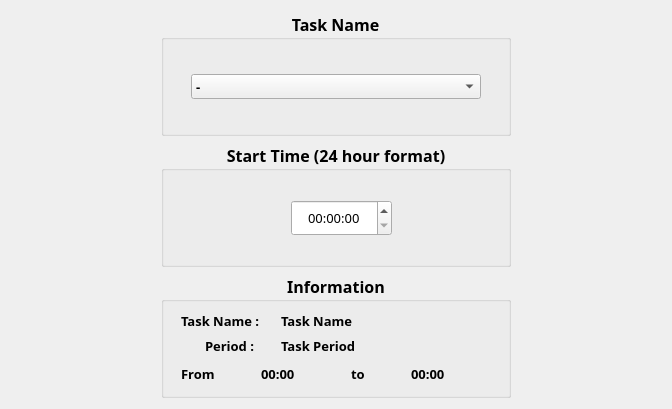
          <widget class="QWidget" name="tab_2">
           <property name="acceptDrops">
            <bool>false</bool>
           </property>
           <attribute name="title">
            <string>Update</string>
           </attribute>
           <layout class="QHBoxLayout" name="horizontalLayout_6">
            <item>
             <layout class="QHBoxLayout" name="horizontalLayout_3">
              <item>
               <layout class="QVBoxLayout" name="verticalLayout_5">
                <item>
                 <layout class="QHBoxLayout" name="horizontalLayout_7">
                  <item>
                   <spacer name="horizontalSpacer_7">
                    <property name="orientation">
                     <enum>Qt::Horizontal</enum>
                    </property>
                    <property name="sizeType">
                     <enum>QSizePolicy::Fixed</enum>
                    </property>
                    <property name="sizeHint" stdset="0">
                     <size>
                      <width>150</width>
                      <height>20</height>
                     </size>
                    </property>
                   </spacer>
                  </item>
                  <item>
                   <widget class="QGroupBox" name="groupBox_4">
                    <property name="sizePolicy">
                     <sizepolicy hsizetype="Fixed" vsizetype="Fixed">
                      <horstretch>0</horstretch>
                      <verstretch>0</verstretch>
                     </sizepolicy>
                    </property>
                    <property name="minimumSize">
                     <size>
                      <width>350</width>
                      <height>125</height>
                     </size>
                    </property>
                    <property name="font">
                     <font>
                      <family>Times New Roman,Times,serif</family>
                      <pointsize>12</pointsize>
                      <weight>75</weight>
                      <bold>true</bold>
                     </font>
                    </property>
                    <property name="title">
                     <string>Task Name</string>
                    </property>
                    <property name="alignment">
                     <set>Qt::AlignCenter</set>
                    </property>
                    <widget class="QComboBox" name="dropDownTaskName">
                     <property name="geometry">
                      <rect>
                       <x>30</x>
                       <y>63</y>
                       <width>290</width>
                       <height>25</height>
                      </rect>
                     </property>
                     <property name="sizePolicy">
                      <sizepolicy hsizetype="Fixed" vsizetype="Fixed">
                       <horstretch>0</horstretch>
                       <verstretch>0</verstretch>
                      </sizepolicy>
                     </property>
                     <property name="minimumSize">
                      <size>
                       <width>290</width>
                       <height>0</height>
                      </size>
                     </property>
                     <property name="font">
                      <font>
                       <family>Times New Roman,Times,serif</family>
                       <pointsize>10</pointsize>
                      </font>
                     </property>
                     <item>
                      <property name="text">
                       <string>-</string>
                      </property>
                     </item>
                    </widget>
                   </widget>
                  </item>
                  <item>
                   <spacer name="horizontalSpacer_8">
                    <property name="orientation">
                     <enum>Qt::Horizontal</enum>
                    </property>
                    <property name="sizeType">
                     <enum>QSizePolicy::Fixed</enum>
                    </property>
                    <property name="sizeHint" stdset="0">
                     <size>
                      <width>150</width>
                      <height>20</height>
                     </size>
                    </property>
                   </spacer>
                  </item>
                 </layout>
                </item>
                <item>
                 <layout class="QHBoxLayout" name="horizontalLayout_8">
                  <item>
                   <spacer name="horizontalSpacer_9">
                    <property name="orientation">
                     <enum>Qt::Horizontal</enum>
                    </property>
                    <property name="sizeType">
                     <enum>QSizePolicy::Fixed</enum>
                    </property>
                    <property name="sizeHint" stdset="0">
                     <size>
                      <width>150</width>
                      <height>20</height>
                     </size>
                    </property>
                   </spacer>
                  </item>
                  <item>
                   <widget class="QGroupBox" name="groupBox_5">
                    <property name="sizePolicy">
                     <sizepolicy hsizetype="Fixed" vsizetype="Fixed">
                      <horstretch>0</horstretch>
                      <verstretch>0</verstretch>
                     </sizepolicy>
                    </property>
                    <property name="minimumSize">
                     <size>
                      <width>350</width>
                      <height>125</height>
                     </size>
                    </property>
                    <property name="font">
                     <font>
                      <family>Times New Roman,Times,serif</family>
                      <pointsize>12</pointsize>
                      <weight>75</weight>
                      <bold>true</bold>
                     </font>
                    </property>
                    <property name="title">
                     <string>Start Time (24 hour format)</string>
                    </property>
                    <property name="alignment">
                     <set>Qt::AlignCenter</set>
                    </property>
                    <widget class="QTimeEdit" name="timePeriod2">
                     <property name="geometry">
                      <rect>
                       <x>130</x>
                       <y>58</y>
                       <width>101</width>
                       <height>36</height>
                      </rect>
                     </property>
                     <property name="sizePolicy">
                      <sizepolicy hsizetype="Fixed" vsizetype="Fixed">
                       <horstretch>0</horstretch>
                       <verstretch>0</verstretch>
                      </sizepolicy>
                     </property>
                     <property name="font">
                      <font>
                       <family>Times New Roman,Times,serif</family>
                       <pointsize>10</pointsize>
                       <weight>50</weight>
                       <bold>false</bold>
                      </font>
                     </property>
                     <property name="alignment">
                      <set>Qt::AlignCenter</set>
                     </property>
                    </widget>
                   </widget>
                  </item>
                  <item>
                   <spacer name="horizontalSpacer_10">
                    <property name="orientation">
                     <enum>Qt::Horizontal</enum>
                    </property>
                    <property name="sizeType">
                     <enum>QSizePolicy::Fixed</enum>
                    </property>
                    <property name="sizeHint" stdset="0">
                     <size>
                      <width>150</width>
                      <height>20</height>
                     </size>
                    </property>
                   </spacer>
                  </item>
                 </layout>
                </item>
                <item>
                 <layout class="QHBoxLayout" name="horizontalLayout_9">
                  <item>
                   <spacer name="horizontalSpacer_11">
                    <property name="orientation">
                     <enum>Qt::Horizontal</enum>
                    </property>
                    <property name="sizeType">
                     <enum>QSizePolicy::Fixed</enum>
                    </property>
                    <property name="sizeHint" stdset="0">
                     <size>
                      <width>150</width>
                      <height>20</height>
                     </size>
                    </property>
                   </spacer>
                  </item>
                  <item>
                   <widget class="QGroupBox" name="groupBox_6">
                    <property name="sizePolicy">
                     <sizepolicy hsizetype="Fixed" vsizetype="Fixed">
                      <horstretch>0</horstretch>
                      <verstretch>0</verstretch>
                     </sizepolicy>
                    </property>
                    <property name="minimumSize">
                     <size>
                      <width>350</width>
                      <height>125</height>
                     </size>
                    </property>
                    <property name="font">
                     <font>
                      <family>Times New Roman,Times,serif</family>
                      <pointsize>12</pointsize>
                      <weight>75</weight>
                      <bold>true</bold>
                     </font>
                    </property>
                    <property name="title">
                     <string>Information</string>
                    </property>
                    <property name="alignment">
                     <set>Qt::AlignCenter</set>
                    </property>
                    <widget class="QLabel" name="label">
                     <property name="geometry">
                      <rect>
                       <x>20</x>
                       <y>40</y>
                       <width>91</width>
                       <height>16</height>
                      </rect>
                     </property>
                     <property name="sizePolicy">
                      <sizepolicy hsizetype="Fixed" vsizetype="Fixed">
                       <horstretch>0</horstretch>
                       <verstretch>0</verstretch>
                      </sizepolicy>
                     </property>
                     <property name="font">
                      <font>
                       <family>Times New Roman,Times,serif</family>
                       <pointsize>10</pointsize>
                      </font>
                     </property>
                     <property name="text">
                      <string>Task Name :</string>
                     </property>
                    </widget>
                    <widget class="QLabel" name="label_3">
                     <property name="geometry">
                      <rect>
                       <x>44</x>
                       <y>65</y>
                       <width>55</width>
                       <height>16</height>
                      </rect>
                     </property>
                     <property name="font">
                      <font>
                       <family>Times New Roman,Times,serif</family>
                       <pointsize>10</pointsize>
                      </font>
                     </property>
                     <property name="text">
                      <string>Period :</string>
                     </property>
                    </widget>
                    <widget class="QLabel" name="label_4">
                     <property name="geometry">
                      <rect>
                       <x>20</x>
                       <y>90</y>
                       <width>41</width>
                       <height>21</height>
                      </rect>
                     </property>
                     <property name="font">
                      <font>
                       <family>Times New Roman,Times,serif</family>
                       <pointsize>10</pointsize>
                      </font>
                     </property>
                     <property name="text">
                      <string>From</string>
                     </property>
                    </widget>
                    <widget class="QLabel" name="labelOldTime">
                     <property name="geometry">
                      <rect>
                       <x>100</x>
                       <y>90</y>
                       <width>71</width>
                       <height>21</height>
                      </rect>
                     </property>
                     <property name="sizePolicy">
                      <sizepolicy hsizetype="Fixed" vsizetype="Fixed">
                       <horstretch>0</horstretch>
                       <verstretch>0</verstretch>
                      </sizepolicy>
                     </property>
                     <property name="font">
                      <font>
                       <family>Times New Roman,Times,serif</family>
                       <pointsize>10</pointsize>
                       <weight>75</weight>
                       <bold>true</bold>
                      </font>
                     </property>
                     <property name="text">
                      <string>00:00</string>
                     </property>
                     <property name="alignment">
                      <set>Qt::AlignLeading|Qt::AlignLeft|Qt::AlignVCenter</set>
                     </property>
                    </widget>
                    <widget class="QLabel" name="labelNewTime">
                     <property name="geometry">
                      <rect>
                       <x>250</x>
                       <y>90</y>
                       <width>71</width>
                       <height>21</height>
                      </rect>
                     </property>
                     <property name="sizePolicy">
                      <sizepolicy hsizetype="Fixed" vsizetype="Fixed">
                       <horstretch>0</horstretch>
                       <verstretch>0</verstretch>
                      </sizepolicy>
                     </property>
                     <property name="font">
                      <font>
                       <family>Times New Roman,Times,serif</family>
                       <pointsize>10</pointsize>
                       <weight>75</weight>
                       <bold>true</bold>
                       <underline>false</underline>
                      </font>
                     </property>
                     <property name="text">
                      <string>00:00</string>
                     </property>
                     <property name="alignment">
                      <set>Qt::AlignLeading|Qt::AlignLeft|Qt::AlignVCenter</set>
                     </property>
                    </widget>
                    <widget class="QLabel" name="labelTaskName">
                     <property name="geometry">
                      <rect>
                       <x>120</x>
                       <y>40</y>
                       <width>221</width>
                       <height>16</height>
                      </rect>
                     </property>
                     <property name="sizePolicy">
                      <sizepolicy hsizetype="Fixed" vsizetype="Fixed">
                       <horstretch>0</horstretch>
                       <verstretch>0</verstretch>
                      </sizepolicy>
                     </property>
                     <property name="font">
                      <font>
                       <family>Times New Roman,Times,serif</family>
                       <pointsize>10</pointsize>
                      </font>
                     </property>
                     <property name="text">
                      <string>Task Name</string>
                     </property>
                    </widget>
                    <widget class="QLabel" name="labelPeriod">
                     <property name="geometry">
                      <rect>
                       <x>120</x>
                       <y>65</y>
                       <width>221</width>
                       <height>16</height>
                      </rect>
                     </property>
                     <property name="sizePolicy">
                      <sizepolicy hsizetype="Fixed" vsizetype="Fixed">
                       <horstretch>0</horstretch>
                       <verstretch>0</verstretch>
                      </sizepolicy>
                     </property>
                     <property name="font">
                      <font>
                       <family>Times New Roman,Times,serif</family>
                       <pointsize>10</pointsize>
                      </font>
                     </property>
                     <property name="text">
                      <string>Task Period</string>
                     </property>
                    </widget>
                    <widget class="QLabel" name="label_5">
                     <property name="geometry">
                      <rect>
                       <x>190</x>
                       <y>90</y>
                       <width>16</width>
                       <height>21</height>
                      </rect>
                     </property>
                     <property name="font">
                      <font>
                       <family>Times New Roman,Times,serif</family>
                       <pointsize>10</pointsize>
                      </font>
                     </property>
                     <property name="text">
                      <string>to</string>
                     </property>
                    </widget>
                   </widget>
                  </item>
                  <item>
                   <spacer name="horizontalSpacer_12">
                    <property name="orientation">
                     <enum>Qt::Horizontal</enum>
                    </property>
                    <property name="sizeType">
                     <enum>QSizePolicy::Fixed</enum>
                    </property>
                    <property name="sizeHint" stdset="0">
                     <size>
                      <width>150</width>
                      <height>20</height>
                     </size>
                    </property>
                   </spacer>
                  </item>
                 </layout>
                </item>
               </layout>
              </item>
             </layout>
            </item>
           </layout>
          </widget>
